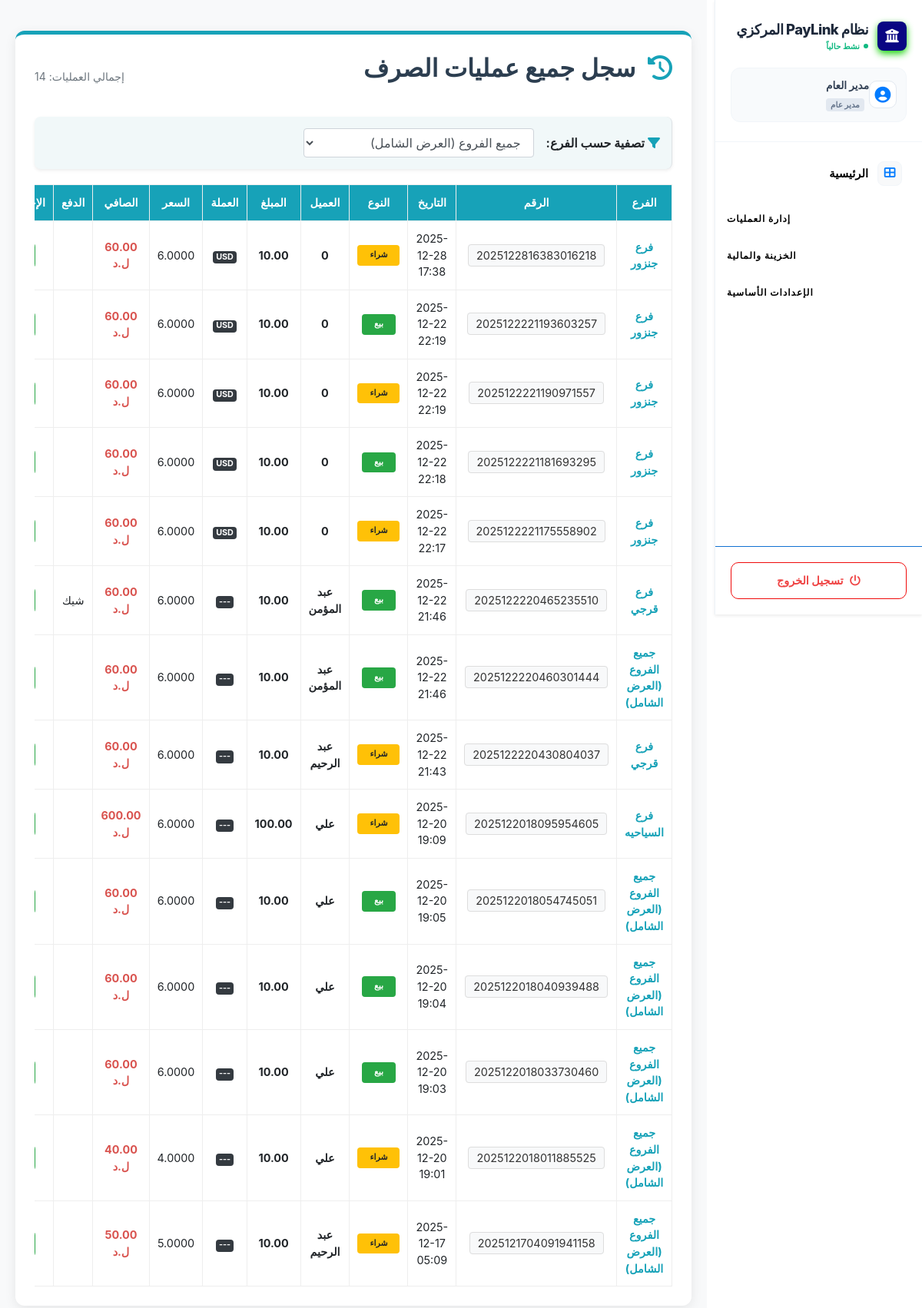
The app's page /transactions_log.php (signed in) with its own data.
### tables this page shows
CREATE TABLE `transactions` (
  `id` int(11) NOT NULL,
  `transaction_type` enum('شراء','بيع') NOT NULL,
  `from_currency_id` int(11) NOT NULL,
  `to_currency_id` int(11) NOT NULL,
  `amount_foreign` decimal(15,4) NOT NULL,
  `amount_LYD` decimal(15,4) NOT NULL,
  `amount_in` decimal(15,4) DEFAULT NULL,
  `rate_used` decimal(15,6) NOT NULL,
  `commission_percentage` decimal(5,2) NOT NULL DEFAULT 0.00,
  `commission_amount` decimal(10,2) NOT NULL DEFAULT 0.00,
  `net_amount` decimal(15,2) NOT NULL,
  `document_path` varchar(255) DEFAULT NULL,
  `discount_amount` decimal(15,4) DEFAULT 0.0000,
  `client_id` int(11) DEFAULT NULL,
  `client_name` varchar(100) DEFAULT NULL,
  `user_id` int(11) NOT NULL,
  `serial_number` varchar(20) NOT NULL,
  `transaction_date` datetime DEFAULT current_timestamp(),
  `branch_id` int(11) DEFAULT NULL,
  `payment_method` enum('نقدي','حوالة','شيك','رصيد إلكتروني') NOT NULL DEFAULT 'نقدي',
  `is_finalized` tinyint(1) NOT NULL DEFAULT 0 COMMENT '0: عملية مؤقتة لم ترحل بعد، 1: تم ترحيلها وإضافتها للرصيد النهائي',
  `amount_from` decimal(10,4) DEFAULT NULL,
  `amount_to` decimal(10,4) DEFAULT NULL
);

CREATE TABLE `currencies` (
  `id` int(11) NOT NULL,
  `currency_code` varchar(10) NOT NULL,
  `currency_name` varchar(100) NOT NULL,
  `currency_name_ar` varchar(100) NOT NULL,
  `symbol` varchar(10) DEFAULT NULL,
  `is_base_currency` tinyint(1) DEFAULT 0,
  `is_active` tinyint(1) DEFAULT 1,
  `created_at` timestamp NOT NULL DEFAULT current_timestamp(),
  `is_base` tinyint(1) NOT NULL DEFAULT 0
);

### transactions_log.php (the view, shortened to what this page needs)
<?php
include_once 'functions.php';
$user_role = $_SESSION['user_role'] ?? 'موظف';
$is_admin = (trim($user_role) == 'مدير عام');
$default_branch_id = $_SESSION['branch_id'] ?? 0;
$target_branch_id = ($is_admin) ? ($_SESSION['operating_branch_id'] ?? 0) : $default_branch_id;
$all_branches = [];
if ($is_admin) {
    $all_branches[0] = 'جميع الفروع (العرض الشامل)';
}
$stmt_br = $conn->prepare("SELECT id, name FROM branches ORDER BY id ASC");
$stmt_br->execute();
$res_br = $stmt_br->get_result();
while ($row = $res_br->fetch_assoc()) {
    $all_branches[$row['id']] = $row['name'];
}
$base_query = "SELECT t.*, c.currency_code
               FROM transactions t
               LEFT JOIN currencies c ON t.from_currency_id = c.id";
if ($target_branch_id == 0) {
    $query = $base_query . " ORDER BY t.transaction_date DESC LIMIT 500";
    $stmt = $conn->prepare($query);
} else {
    $query = $base_query . " WHERE t.branch_id = ? ORDER BY t.transaction_date DESC LIMIT 500";
    $stmt = $conn->prepare($query);
    $stmt->bind_param("i", $target_branch_id);
}
$stmt->execute();
$result = $stmt->get_result();
$column_titles = ['الرقم', 'التاريخ', 'النوع', 'العميل', 'المبلغ', 'العملة', 'السعر', 'الصافي', 'الدفع', 'الإجراءات'];
if ($is_admin) array_unshift($column_titles, 'الفرع');
include 'header.php';
?>
<link rel="stylesheet" href="assets/css/bootstrap.min.css">
<link rel="stylesheet" href="assets/css/all.min.css">
<div class="container-main" dir="rtl">
    <div class="d-flex justify-content-between align-items-center mb-4">
        <h2><i class="fas fa-history text-info ml-2"></i> سجل جميع عمليات الصرف</h2>
        <span class="text-muted small">إجمالي العمليات: <?php echo $result->num_rows; ?></span>
    </div>
    <?php if ($is_admin) : ?>
    <div class="branch-selector shadow-sm border-right">
        <form method="POST" class="form-inline">
            <label class="ml-3 font-weight-bold"><i class="fas fa-filter text-info ml-1"></i> تصفية حسب الفرع:</label>
            <select name="switch_branch_id" onchange="this.form.submit()" class="form-control" style="min-width: 300px;">
                <?php foreach ($all_branches as $id => $name) : ?>
                    <option value="<?php echo $id; ?>" <?php echo ($id == $target_branch_id) ? 'selected' : ''; ?>>
                        <?php echo htmlspecialchars($name); ?>
                    </option>
                <?php endforeach; ?>
            </select>
        </form>
    </div>
    <?php endif; ?>
    <div class="table-responsive">
    <?php if ($result && $result->num_rows > 0) : ?>
        <table class="table-log table-hover shadow-sm">
            <thead>
                <tr>
                    <?php foreach ($column_titles as $title): ?>
                        <th><?php echo $title; ?></th>
                    <?php endforeach; ?>
                </tr>
            </thead>
            <tbody>
                <?php while ($row = $result->fetch_assoc()) :
                    $type_class = ($row['transaction_type'] == 'بيع') ? 'badge-success' : 'badge-warning';
                    $display_currency = !empty($row['currency_code']) ? $row['currency_code'] : '---';
                ?>
                <tr>
                    <?php if ($is_admin) : ?>
                        <td class="font-weight-bold text-info"><?php echo $all_branches[$row['branch_id']] ?? 'فرع مجهول'; ?></td>
                    <?php endif; ?>
                    <td><span class="badge-serial"><?php echo $row['serial_number']; ?></span></td>
                    <td class="small"><?php echo date('Y-m-d H:i', strtotime($row['transaction_date'])); ?></td>
                    <td><span class="badge <?php echo $type_class; ?> px-3 py-2"><?php echo $row['transaction_type']; ?></span></td>
                    <td class="font-weight-bold"><?php echo htmlspecialchars($row['client_name'] ?? '---'); ?></td>
                    <td class="font-weight-bold"><?php echo number_format($row['amount_foreign'], 2); ?></td>
                    <td><span class="badge badge-dark"><?php echo htmlspecialchars($display_currency); ?></span></td>
                    <td><?php echo number_format($row['rate_used'], 4); ?></td>
                    <td class="net-amount"><?php echo number_format($row['net_amount'], 2); ?> ل.د</td>
                    <td><?php echo htmlspecialchars($row['payment_method'] ?? 'نقداً'); ?></td>
                    <td>
                        <div class="action-btns">
                        </div>
                    </td>
                </tr>
                <?php endwhile; ?>
            </tbody>
        </table>
    <?php else : ?>
        <div class="alert alert-light text-center py-5 border">
            <h4 class="text-muted">لا توجد عمليات مسجلة حالياً</h4>
        </div>
    <?php endif; ?>
    </div>
</div>
<?php
include 'footer.php';
?>

### header.php (style rules this page uses)
:root { --light-bg: #f8f9fa; --primary-color: #007bff; }
body { font-family: 'Cairo', sans-serif; background-color: var(--light-bg); margin: 0; padding: 0; text-align: right; direction: rtl; overflow-x: hidden; }

### sidebar.php (style rules this page uses)
:root { --sb-bg: #ffffff90; --sb-accent: #0a0683; --sb-text: #000000; --sb-title: #000000; --sb-hover: #f8fafc; --sb-active-bg: #eff6ff; }

### transactions_log.php (style rules this page uses)
.container-main { width: 100%; padding: 25px; background: #fff; border-radius: 12px; box-shadow: 0 4px 15px rgba(0,0,0,0.08); margin-top: 20px; border-top: 5px solid #17a2b8; }
h2 { color: #2c3e50; font-weight: bold; margin-bottom: 20px; }
.table-log { width: 100%; border-collapse: collapse; background: #fff; }
.table-log thead { background: #17a2b8; color: #fff; }
.table-log th, .table-log td { padding: 12px 10px; border: 1px solid #eee; text-align: center; font-size: 0.9rem; }
.branch-selector { margin-bottom: 20px; padding: 15px; background: #f1f8f9; border-radius: 8px; }
.net-amount { color: #d9534f; font-weight: bold; font-size: 1rem; }
.badge-serial { background: #f8f9fa; border: 1px solid #ddd; color: #333; padding: 5px 10px; border-radius: 4px; }
.action-btns { display: flex; gap: 8px; justify-content: center; }

### records on screen
transactions: branch "فرع جنزور", serial_number "2025122816383016218", transaction_date "2025-12-28 17:38", transaction_type "شراء", client_name "0", amount_foreign "10.00", currencies.currency_code "USD", rate_used "6.0000", net_amount "60.00"
transactions: branch "فرع جنزور", serial_number "2025122221193603257", transaction_date "2025-12-22 22:19", transaction_type "بيع", client_name "0", amount_foreign "10.00", currencies.currency_code "USD", rate_used "6.0000", net_amount "60.00"
transactions: branch "فرع جنزور", serial_number "2025122221190971557", transaction_date "2025-12-22 22:19", transaction_type "شراء", client_name "0", amount_foreign "10.00", currencies.currency_code "USD", rate_used "6.0000", net_amount "60.00"
transactions: branch "فرع جنزور", serial_number "2025122221181693295", transaction_date "2025-12-22 22:18", transaction_type "بيع", client_name "0", amount_foreign "10.00", currencies.currency_code "USD", rate_used "6.0000", net_amount "60.00"
transactions: branch "فرع جنزور", serial_number "2025122221175558902", transaction_date "2025-12-22 22:17", transaction_type "شراء", client_name "0", amount_foreign "10.00", currencies.currency_code "USD", rate_used "6.0000", net_amount "60.00"
transactions: branch "فرع قرجي", serial_number "2025122220465235510", transaction_date "2025-12-22 21:46", transaction_type "بيع", client_name "عبد المؤمن", amount_foreign "10.00", display_currency "---", rate_used "6.0000", net_amount "60.00", payment_method "شيك"
transactions: branch "جميع الفروع (العرض الشامل)", serial_number "2025122220460301444", transaction_date "2025-12-22 21:46", transaction_type "بيع", client_name "عبد المؤمن", amount_foreign "10.00", display_currency "---", rate_used "6.0000", net_amount "60.00"
transactions: branch "فرع قرجي", serial_number "2025122220430804037", transaction_date "2025-12-22 21:43", transaction_type "شراء", client_name "عبد الرحيم", amount_foreign "10.00", display_currency "---", rate_used "6.0000", net_amount "60.00"
transactions: branch "فرع السياحيه", serial_number "2025122018095954605", transaction_date "2025-12-20 19:09", transaction_type "شراء", client_name "علي", amount_foreign "100.00", display_currency "---", rate_used "6.0000", net_amount "600.00"
transactions: branch "جميع الفروع (العرض الشامل)", serial_number "2025122018054745051", transaction_date "2025-12-20 19:05", transaction_type "بيع", client_name "علي", amount_foreign "10.00", display_currency "---", rate_used "6.0000", net_amount "60.00"
transactions: branch "جميع الفروع (العرض الشامل)", serial_number "2025122018040939488", transaction_date "2025-12-20 19:04", transaction_type "بيع", client_name "علي", amount_foreign "10.00", display_currency "---", rate_used "6.0000", net_amount "60.00"
transactions: branch "جميع الفروع (العرض الشامل)", serial_number "2025122018033730460", transaction_date "2025-12-20 19:03", transaction_type "بيع", client_name "علي", amount_foreign "10.00", display_currency "---", rate_used "6.0000", net_amount "60.00"
transactions: branch "جميع الفروع (العرض الشامل)", serial_number "2025122018011885525", transaction_date "2025-12-20 19:01", transaction_type "شراء", client_name "علي", amount_foreign "10.00", display_currency "---", rate_used "4.0000", net_amount "40.00"
transactions: branch "جميع الفروع (العرض الشامل)", serial_number "2025121704091941158", transaction_date "2025-12-17 05:09", transaction_type "شراء", client_name "عبد الرحيم", amount_foreign "10.00", display_currency "---", rate_used "5.0000", net_amount "50.00"

### other values on screen
$display_name "نظام PayLink المركزي"
$user_full_name "مدير العام"
$raw_user_role "مدير عام"
__('Dashboard') "الرئيسية"
__('System Management') "إدارة العمليات"
__('Financial Management') "الخزينة والمالية"
__('System Settings') "الإعدادات الأساسية"
__('Logout') "تسجيل الخروج"
$result->num_rows "14"
$title "الفرع"
$title "الرقم"
$title "التاريخ"
$title "النوع"
$title "العميل"
$title "المبلغ"
